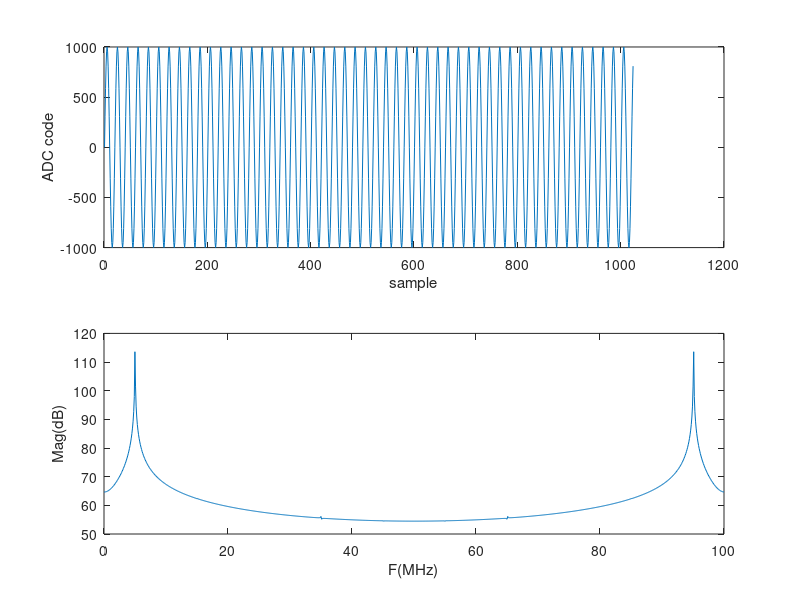

Write MATLAB code to recreate this figure.
% generate virtual ADC data
Fs=100e6;
dt=1/Fs;
N=1024;
t=dt.*(0:N-1);
Fc=5e6;
A=1000;

x=round(A*sin(2*pi*Fc.*t));

subplot(2,1,1);
plot(x);
xlabel('sample');ylabel('ADC code');

f=linspace(0,Fs/1e6,N);
subplot(2,1,2);
X=20*log10(abs(fft(x,N)));
plot(f,X);
xlabel('F(MHz)');ylabel('Mag(dB)');
